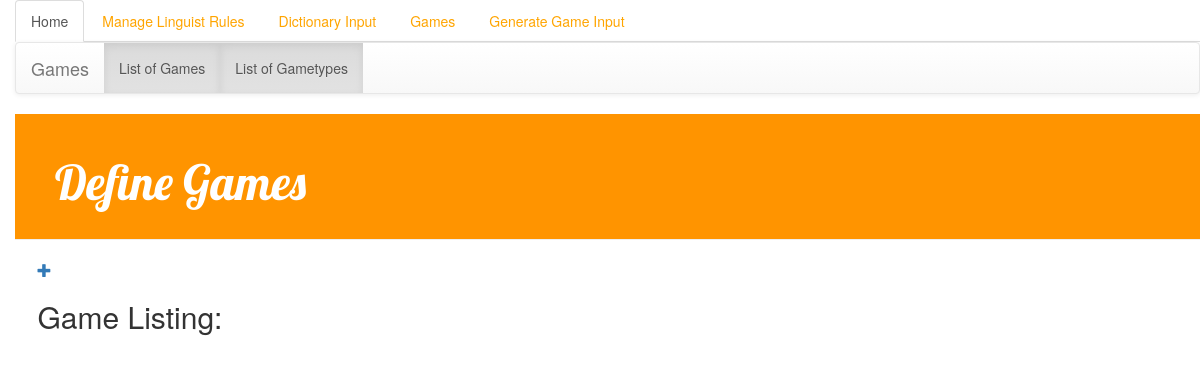
Page /Games/game_list/ on the earlier database version.
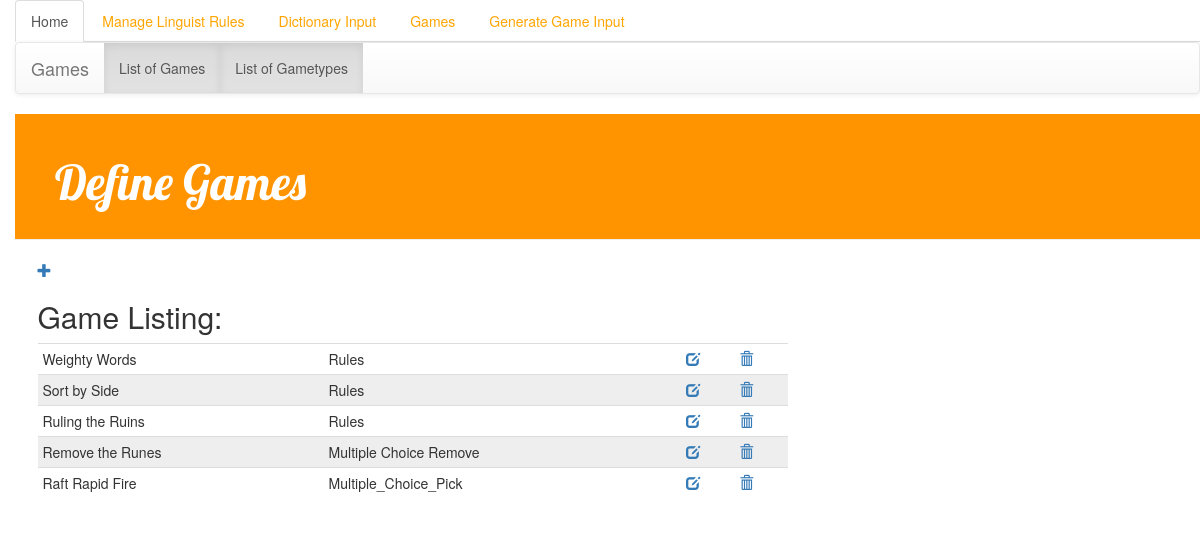
Same page on the later database version.
### Games/models.py (models this page shows, shortened)
class Game(models.Model):
    name = models.CharField(max_length=200,default='')
    type = models.ForeignKey(GameType)

class GameType(models.Model):
    name = models.CharField(max_length=200,default='')
    description = models.TextField(default='Missing Description')

### Games/views.py (the view)
def game_list(request):
    response = "Listing of Games."
    try:
        games = Game.objects.all()
    except Game.DoesNotExist:
        raise Http404("Games do not exist")
    return render(request, "Games/game_list.html", {'games': games})

### templates/Games/game_list.html
{% extends 'Games/base.html' %}
{% block content %}
    <a href="{% url 'game_new'%}" class="top-menu"><span class="glyphicon glyphicon-plus"></span></a>
    <h2>Game Listing: </h2>
    <div class="post">
<table class="table table-condensed">
    <tbody>
    {%  for game in games %}
        <tr>
            <td>
                {{ game.name }}
            </td>
            <td>
                {{ game.type.name }}
            </td>
            <td>
                <a href="{% url 'game_edit' pk=game.pk %}"><span class='glyphicon glyphicon-edit'></span></a>
            </td>
            <td>
                <a href="{% url 'game_delete' pk=game.pk %}"><span class='glyphicon glyphicon-trash'></span></a>
            </td>
        </tr>
    {%  endfor %}
    </tbody>
</table>
    </div>
{% endblock %}

### templates/Games/base.html (shortened to what this page needs)
{% extends 'base.html' %}
{% block allcontent %}
<nav class="navbar navbar-default">
  <div class="container-fluid">
    <div class="navbar-header">
      <a class="navbar-brand" href="{{ settings.BASE_DIR }}/Games/">Games</a>
    </div>
    <ul class="nav navbar-nav">
        <li class="active"><a href="{{ settings.BASE_DIR }}/Games/game_list/">List of Games</a></li>
        <li class="active"><a href="{{ settings.BASE_DIR }}/Games/gametype_list/">List of Gametypes</a></li>
    </ul>
  </div>
</nav>
    <body>
    <div class="page-header">
        <h1><a href="/">Define Games</a></h1>
    </div>
    <div class="content container">
        <div class="row">
            <div class="col-md-8">
                {% block content %}
                {% endblock %}
            </div>
        </div>
    </div>
    </body>
{% endblock allcontent %}

### templates/base.html (shortened to what this page needs)
<!DOCTYPE html>
<html lang="en">
<ul class="nav nav-tabs">
    <li class="active"><a href="{{ settings.BASE_DIR }}/Input/">Home</a></li>
    <li><a href="{{ settings.BASE_DIR }}/Linguistics/">Manage Linguist Rules</a></li>
    <li><a href="{{ settings.BASE_DIR }}/Database/">Dictionary Input</a></li>
    <li><a href="{{ settings.BASE_DIR }}/Games/">Games</a></li>
    <li><a href="{{ settings.BASE_DIR }}/Wordout/">Generate Game Input</a></li>
</ul>
<head>
    <link rel="stylesheet" href="https://maxcdn.bootstrapcdn.com/bootstrap/3.3.7/css/bootstrap.min.css">
    <link rel="stylesheet" href="//maxcdn.bootstrapcdn.com/bootstrap/3.2.0/css/bootstrap.min.css">
    <link rel="stylesheet" href="//maxcdn.bootstrapcdn.com/bootstrap/3.2.0/css/bootstrap-theme.min.css">
{% load staticfiles %}
    <link rel="stylesheet" type="text/css" href="{% static 'Input/css/style.css' %}" />
    <link rel="stylesheet" type="text/css" href="{% static 'Database/css/style.css' %}" />
</head>
{% block allcontent %}
{% endblock %}
</html>

### Input/static/Input/css/style.css (style rules this page uses)
body { padding-left: 15px; }
h1 a { color: #FCA205; font-family: 'Lobster'; }
li a { color: #ff55b5; }
h1 a { color: #fc7499; }
li a:link { color: orange; }
.page-header { background-color: #ff9400; margin-top: 0; padding: 20px 20px 20px 40px; }
.page-header h1, .page-header h1 a, .page-header h1 a:visited, .page-header h1 a:active { color: #ffffff; font-size: 36pt; text-decoration: none; }
table tr:nth-child(even) { background-color: #eee; }
table tr:nth-child(odd) { background-color:#fff; }

Differences in the rows shown:
added Game: name "Weighty Words", type.name "Rules"
added Game: name "Sort by Side", type.name "Rules"
added Game: name "Ruling the Ruins", type.name "Rules"
added Game: name "Remove the Runes", type.name "Multiple Choice Remove"
added Game: name "Raft Rapid Fire", type.name "Multiple_Choice_Pick"
